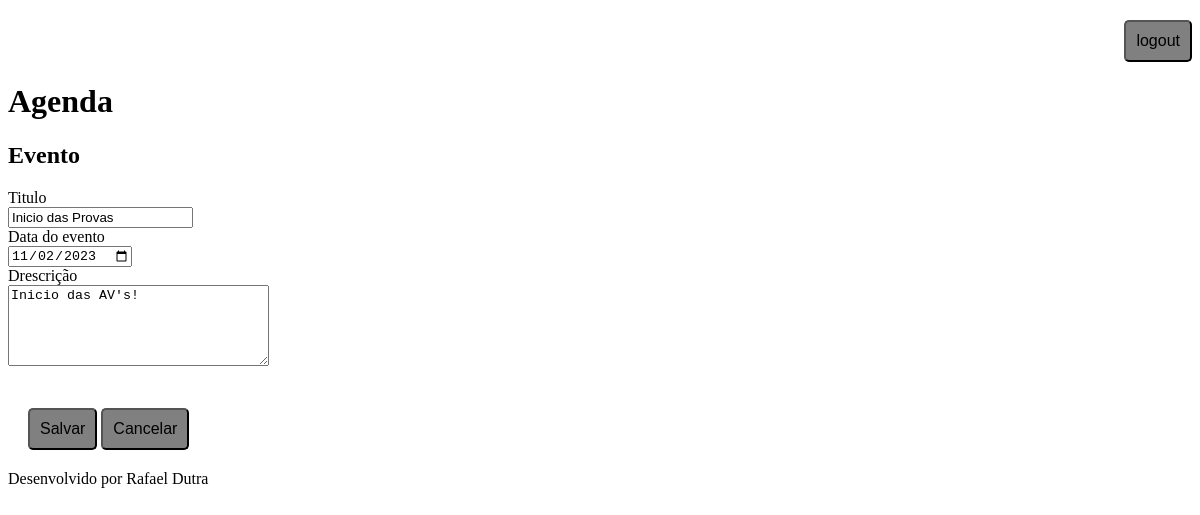
The page /agenda/evento/?id=4 (signed in) on the database its author committed.
### core/models.py (models this page shows, shortened)
class Evento(models.Model):
    titulo = models.CharField(max_length=100)
    descricao = models.TextField(blank=True, null=True)
    data_evento = models.DateField(verbose_name='Data do Evento')
    data_criacao = models.DateField(auto_now=True)
    usuario = models.ForeignKey(User, on_delete=models.CASCADE)
    class Meta:
        db_table = 'evento'
    def get_data_input_evento(self):
        return self.data_evento.strftime('%Y-%m-%d')

### core/views.py (the view)
# urls.py: path('agenda/evento/', views.evento),
@login_required(login_url='/login/')
def evento(request):
    id_evento = request.GET.get('id')
    dados = {}
    if id_evento:
        dados['evento'] = Evento.objects.get(id=id_evento)
    return render(request,'evento.html', dados)

### templates/evento.html (shortened to what this page needs)
{% extends "model-page.html" %}
{% block content %}
<h2>Evento</h2>
<form action="submit" method="POST">{% csrf_token  %}
    <label for="titulo">Titulo</label><br>
    <input type="text" name="titulo"  value="{{ evento.titulo }}"><br>
    <label for="data_evento">Data do evento</label><br>
    <input type="date" name="data_evento" value="{{ evento.get_data_input_evento }}"><br>
    <label for="descricao">Drescrição</label><br>
    <textarea name="descricao" cols="30" rows="5" >{{ evento.descricao }}</textarea><br><br>
    <div class="button-evento">
        <button type="submit">Salvar</button>
        <button type="button"><a href="/">Cancelar</a></button>
    </div>
</form>
{% endblock %}

### static/css/telaLogin/estilos/button.css (style rules this page uses)
a { text-decoration: none; color: black; }
button { text-decoration: none; color: black; font-family: Arial, Helvetica, sans-serif; font-size: 1em; background-color: gray; padding: 10px; border-radius: 5px; }
.button-evento { margin: 20px; }

### rows shown on the page
Evento: titulo "Inicio das Provas", data_evento "11/02/2023", descricao "Inicio das AV's!"
